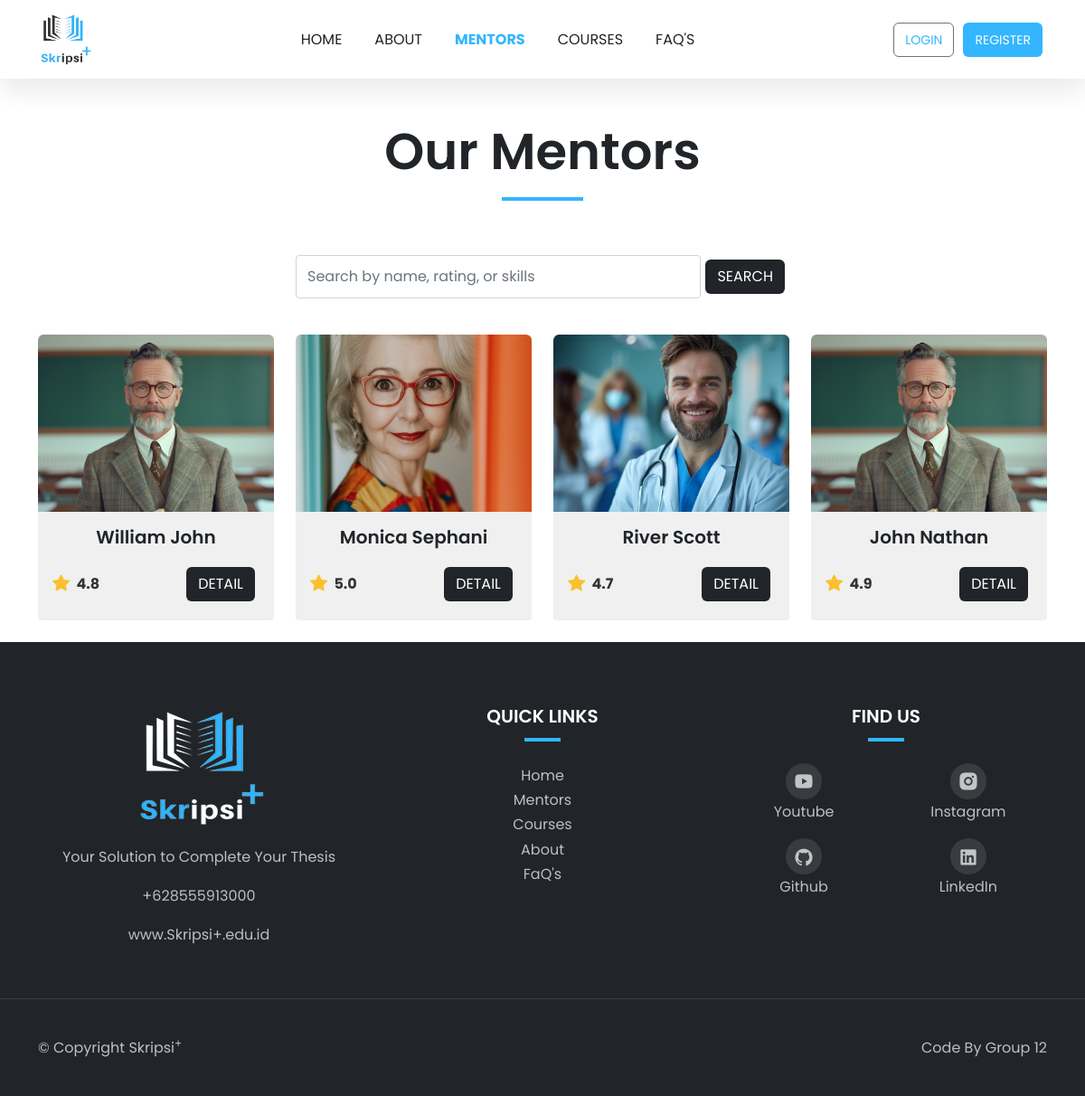
Page /mentors/ on the earlier database version.
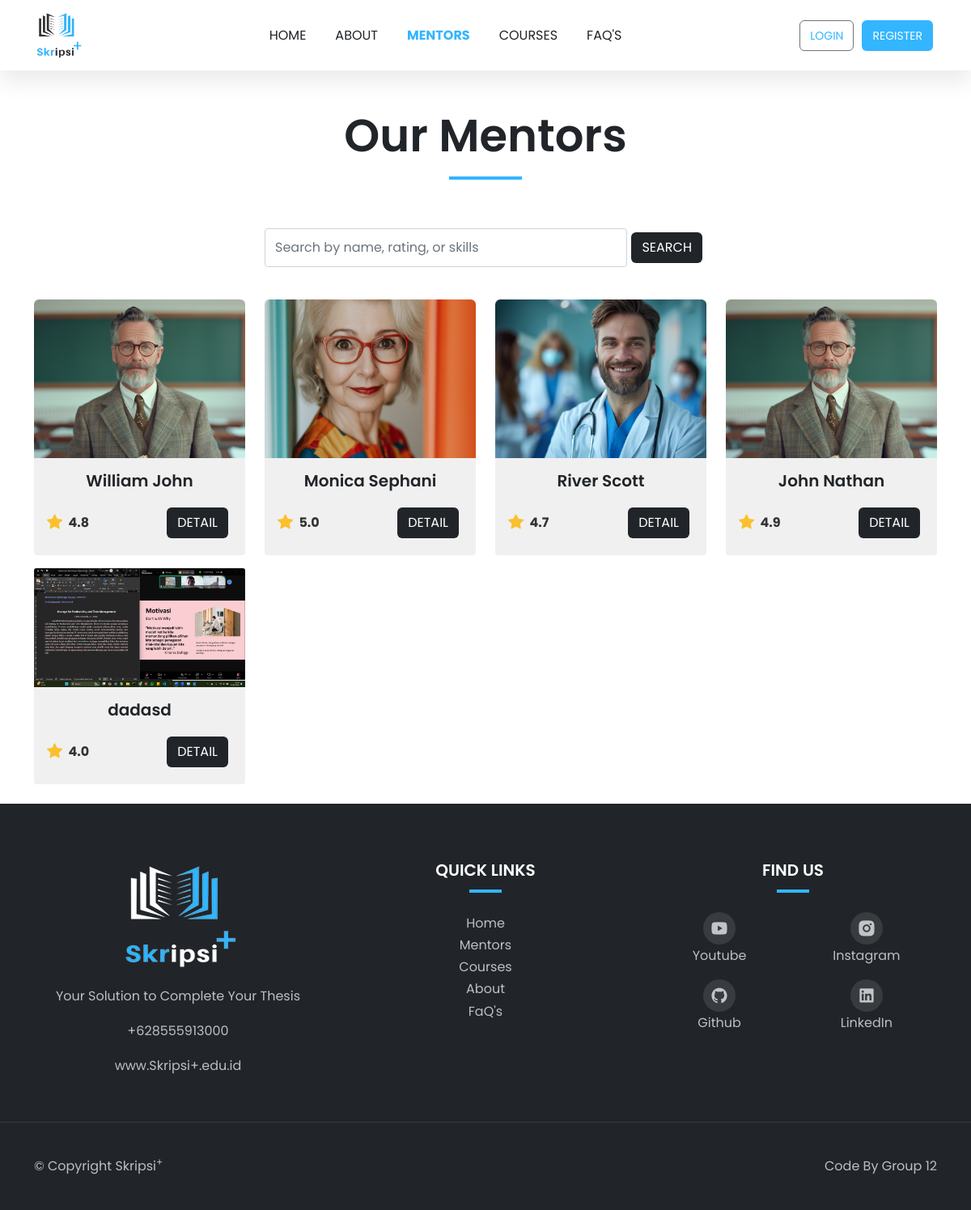
Same page on the later database version.
### public_app/models.py (models this page shows, shortened)
class Mentor(models.Model):
    name = models.CharField(max_length=100)
    image = models.ImageField(upload_to='mentors/')
    rating = models.DecimalField(max_digits=2, decimal_places=1)
    experience = models.PositiveIntegerField(help_text="Experience in years")
    specialization = models.CharField(max_length=100)
    bio = models.TextField()
    education = models.TextField(help_text="Educational background")
    skills = models.TextField(help_text="Comma-separated list of skills")

### public_app/views.py (the view)
# urls.py: path('mentors/', views.mentors, name='mentors'),
def mentors(request):
    query = request.GET.get('query')  # Ambil nilai pencarian dari URL
    mentors = Mentor.objects.all()
    if query:
        mentors = mentors.filter(
            Q(name__icontains=query) |
            Q(rating__icontains=query) |
            Q(skills__icontains=query)
        ).distinct()  # distinct() menghindari hasil duplikasi
    for mentor in mentors:
        mentor.education = mentor.education.split("\n")
        mentor.skills = mentor.skills.split(",")
    return render(request, 'mentors.html', {'mentors': mentors})

### public_app/templates/mentors.html (shortened to what this page needs)
{% extends "layouts/base.html" %} {% load static %} {% block content %}
<div>
  <div class="container mt-5 mb-0">
    <div class="row">
      <div class="col-12 text-center">
        <div class="section-title">
          <h1 class="display-4">Our Mentors</h1>
          <div class="line"></div>
        </div>
      </div>
    </div>
    <div class="row justify-content-center mb-4">
      <div class="col-md-6">
        <form
          class="form-inline d-flex justify-content-center"
          method="GET"
          action="{% url 'mentors' %}"
        >
          <input
            class="form-control"
            name="query"
            id="searchInput"
            type="search"
            placeholder="Search by name, rating, or skills"
            aria-label="Search"
          />
          <button class="btn btn-brand" type="submit" id="searchBtn">
            Search
          </button>
        </form>
      </div>
    </div>
    <div class="row" id="mentor-cards">
      {% for mentor in mentors %}
      <div class="col-lg-3 col-md-6 mt-3">
        <div class="card h-100" style="width: 100%">
          <div class="image-zoom">
            <div class="image-zoom-wrapper">
              <img
                src="{{ mentor.image.url }}"
                class="card-img-top"
                alt="{{ mentor.name }}"
              />
            </div>
          </div>
          <div class="card-body d-flex flex-column text-center">
            <h5 class="card-title mb-3">{{ mentor.name }}</h5>
            <div
              class="mt-auto d-flex justify-content-between align-items-center"
            >
              <div class="rating d-flex align-items-center">
                <i class="bi bi-star-fill"></i>
                <span class="ms-1">{{mentor.rating}}</span>
              </div>
              <a
                href="#"
                class="btn btn-brand"
                data-bs-toggle="modal"
                data-bs-target="#mentorModal{{ mentor.id }}"
                >Detail</a
              >
            </div>
          </div>
        </div>
      </div>
      {% endfor %}
    </div>
  </div>
</div>
{% endblock content %}

Differences in the rows shown:
added Mentor: image (picture), name "dadasd", rating "4.0"
